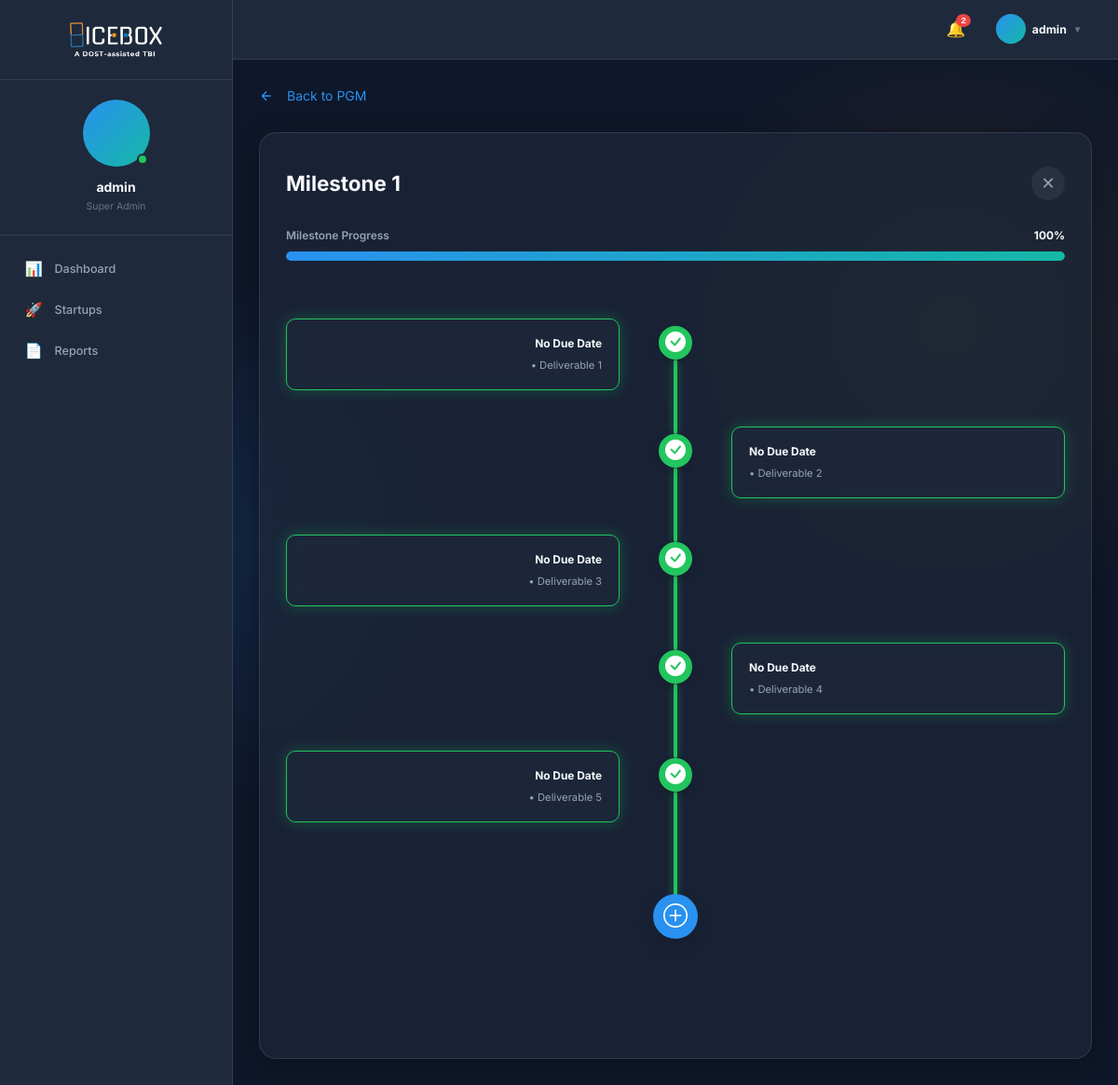
Screenshot of /startups/2/milestones/5/ (signed in) with the database file from the repository.
### incubator/models.py (models this page shows, shortened)
class User(AbstractUser):
    ROLE_CHOICES = (
        ('super_admin', 'Super Admin'),
        ('admin', 'Admin'),
        ('incubatee', 'Incubatee'),
    )
    role = models.CharField(max_length=20, choices=ROLE_CHOICES, default='incubatee')
    middle_name = models.CharField(max_length=100, blank=True, null=True)
    contact_number = models.CharField(max_length=20, blank=True, null=True)
    profile_picture = models.ImageField(upload_to='profile_pictures/', blank=True, null=True)
    created_by = models.ForeignKey('self', on_delete=models.SET_NULL, null=True, blank=True)

class Startup(models.Model):
    name = models.CharField(max_length=200)
    description = models.TextField(blank=True, null=True)
    logo = models.ImageField(upload_to='startup_logos/', blank=True, null=True)
    owner = models.ForeignKey(User, on_delete=models.CASCADE, related_name='owned_startups')
    email = models.EmailField(max_length=120, blank=True, null=True)
    contact_number = models.CharField(max_length=20, blank=True, null=True)
    created_at = models.DateTimeField(default=timezone.now)
    cohort = models.ForeignKey(Cohort, on_delete=models.SET_NULL, null=True, blank=True, related_name='startups')
    members = models.ManyToManyField(User, through='StartupMember', related_name='startups')

class Milestone(models.Model):
    STATUS_CHOICES = (
        ('not-yet', 'Not Yet'),
        ('pending', 'Pending'),
        ('completed', 'Completed'),
    )
    startup = models.ForeignKey(Startup, on_delete=models.CASCADE, related_name='milestones')
    milestone_progress = models.IntegerField(blank=True, null=True) # Could be an index
    title = models.CharField(max_length=200, blank=True, null=True)
    description = models.TextField(blank=True, null=True)
    status = models.CharField(max_length=20, choices=STATUS_CHOICES, default='not-yet')
    due_date = models.DateField(blank=True, null=True)
    completed_at = models.DateTimeField(blank=True, null=True)
    def is_locked(self):
        if self.milestone_progress == 1:
            return False  # First milestone is never locked
    @property
    def progress_percentage(self):
        total = self.deliverables.count()
        if total == 0:
            return 0
        completed = self.deliverables.filter(status='approved').count()
        return int((completed / total) * 100)

class Deliverable(models.Model):
    STATUS_CHOICES = (
        ('pending', 'Pending'),
        ('submitted', 'Submitted'),
        ('approved', 'Approved'),
        ('rejected', 'Rejected'),
    )
    milestone = models.ForeignKey(Milestone, on_delete=models.CASCADE, related_name='deliverables')
    template = models.ForeignKey('DeliverableTemplate', on_delete=models.SET_NULL, null=True, blank=True)
    name = models.CharField(max_length=200)
    due_date = models.DateField(blank=True, null=True)
    requirements = models.TextField(blank=True, null=True)
    status = models.CharField(max_length=20, choices=STATUS_CHOICES, default='pending')
    uploaded_at = models.DateTimeField(default=timezone.now)

### incubator/views.py (the view)
# urls.py: path('startups/<int:startup_id>/milestones/<int:milestone_id>/', views.view_milestone, name='view_milestone'),
@login_required
def view_milestone(request, startup_id, milestone_id):
    startup = get_object_or_404(Startup, id=startup_id)
    milestone = get_object_or_404(Milestone, id=milestone_id, startup=startup)
    deliverables = milestone.deliverables.all().order_by('id')
    is_locked = milestone.is_locked()
    if is_locked and request.user.role not in ['admin', 'super_admin']:
        messages.error(request, f'This milestone is locked. Complete the previous milestone first.')
        return redirect('view_startup', startup_id=startup_id)
    deliverables_data = []
    for d in deliverables:
        rls_dict = {rl.name: {'incubatee': rl.incubatee_level, 'admin': rl.admin_level} for rl in d.readiness_levels.all()}
        comments = [{'user': c.user.username, 'content': c.content, 'date': c.created_at.strftime("%b %d, %Y %H:%M")} for c in d.comments.order_by('-created_at')]
        admin_files = [{'id': f.id, 'url': f.file.url if f.file else f.link_url, 'name': f.file.name.split('/')[-1] if f.file else (f.link_title or f.link_url)} for f in d.files.filter(uploaded_by_role='admin') if f.file or f.link_url]
        incubatee_files = [{'id': f.id, 'url': f.file.url if f.file else f.link_url, 'name': f.file.name.split('/')[-1] if f.file else (f.link_title or f.link_url), 'is_text': bool(f.text_content), 'text_content': f.text_content} for f in d.files.filter(uploaded_by_role='incubatee') if f.file or f.link_url or f.text_content]
        global_template_data = None
        if d.template and d.template.admin_file:
            global_template_data = {
                'url': d.template.admin_file.url,
                'name': d.template.admin_file.name.split('/')[-1],
                'type': 'file'
            }
        elif d.template and d.template.admin_link:
            global_template_data = {
                'url': d.template.admin_link,
                'name': d.template.admin_link_title or get_link_title_safe(d.template.admin_link) or d.template.admin_link,
                'type': 'link'
            }
        deliverables_data.append({
            'obj': d,
            'rls_json': json.dumps(rls_dict),
            'comments_json': json.dumps(comments),
            'admin_files_json': json.dumps(admin_files),
            'incubatee_files_json': json.dumps(incubatee_files),
            'global_template_file_json': json.dumps(global_template_data) if global_template_data else "null"
        })
    rl_templates_db = RLTemplate.objects.all().prefetch_related('levels').order_by('id')
    rl_data = {}
    for rlt in rl_templates_db:
        rl_data[rlt.name] = {}
        for lvl in rlt.levels.all():
            rl_data[rlt.name][str(lvl.level)] = {
                'description': lvl.description
            }
    context = {
        'startup': startup,
        'milestone': milestone,
        'deliverables_data': deliverables_data,
        'is_locked': is_locked,
        'rl_templates': rl_templates_db,
        'rl_data_json': json.dumps(rl_data),
    }
    return render(request, 'startups/view_milestone.html', context)

### templates/startups/view_milestone.html (shortened to what this page needs)
{% extends 'base.html' %}
{% load static %}
{% block content %}
<div class="mb-lg">
    <a href="{% url 'view_startup' startup.id %}" class="text-accent hover:underline flex items-center gap-sm">
        <svg width="16" height="16" viewBox="0 0 24 24" fill="none" stroke="currentColor" stroke-width="2">
            <path d="M19 12H5M12 19l-7-7 7-7" />
        </svg>
        Back to {{ startup.name }}
    </a>
</div>
<div class="timeline-container">
    <div class="timeline-header">
        <h1>{{ milestone.title }}</h1>
        <button class="close-btn" onclick="window.history.back()">✕</button>
    </div>
    <div style="margin-bottom: 40px;">
        <div style="display: flex; justify-content: space-between; margin-bottom: 8px;">
            <span style="font-size: 0.85rem; font-weight: 600; color: var(--text-secondary);">Milestone Progress</span>
            <span style="font-size: 0.85rem; font-weight: bold; color: var(--text-primary);">{{ milestone.progress_percentage }}%</span>
        </div>
        <div style="width: 100%; height: 10px; background: var(--border-color); border-radius: 6px; overflow: hidden;">
            <div style="height: 100%; width: {{ milestone.progress_percentage }}%; background: linear-gradient(90deg, var(--accent-color), var(--brand-teal)); border-radius: 6px; transition: width 1s ease-in-out;"></div>
        </div>
    </div>
    <div class="timeline">
        <div class="timeline">
            {% for d in deliverables_data %}
            <div class="timeline-item" data-id="{{ d.obj.id }}" data-name="{{ d.obj.name }}"
                data-status="{{ d.obj.status }}" data-reqs="{{ d.obj.requirements|escapejs }}"
                data-due="{{ d.obj.due_date|date:'Y-m-d'|default:'' }}" data-admin-files="{{ d.admin_files_json }}"
                data-incubatee-files="{{ d.incubatee_files_json }}" data-rls="{{ d.rls_json }}"
                data-global-template="{{ d.global_template_file_json }}"
                data-comments="{{ d.comments_json }}" onclick="window.location.href='{% url 'edit_deliverable_page' d.obj.id %}'"
                style="cursor: pointer;">
                {% if not forloop.last %}
                <div class="timeline-line {% if d.obj.status == 'approved' %}completed{% endif %}"></div>
                {% else %}
                    {% if user.role in "admin,super_admin" and not is_locked %}
                    <div class="timeline-line {% if d.obj.status == 'approved' %}completed{% endif %}" style="height: calc(100% + 40px);"></div>
                    {% endif %}
                {% endif %}
                <div class="timeline-dot {% if d.obj.status == 'approved' %}completed{% elif d.obj.status == 'submitted' %}pending{% elif d.obj.status == 'rejected' %}rejected{% else %}not-started{% endif %}">
                    {% if d.obj.status == 'approved' %}
                    <i class="bi bi-check-circle-fill"></i>
                    {% elif d.obj.status == 'submitted' %}
                    <i class="bi bi-clock-fill"></i>
                    {% elif d.obj.status == 'rejected' %}
                    <i class="bi bi-arrow-counterclockwise"></i>
                    {% else %}
                    <i class="bi bi-clock"></i>
                    {% endif %}
                </div>
                <div class="timeline-content" style="transition: all 0.3s ease; {% if d.obj.status == 'approved' %}border: 1px solid var(--success-color); box-shadow: 0 0 15px rgba(34,197,94,0.3);{% endif %}">
                    <div class="timeline-date">
                        {% if d.obj.due_date %}
                        {{ d.obj.due_date|date:"M d, Y" }}
                        {% else %}
                        No Due Date
                        {% endif %}
                    </div>
                    <p class="timeline-name">• {{ d.obj.name }}</p>
                </div>
            </div>
            {% endfor %}
            {% if user.role in "admin,super_admin" and not is_locked %}
            <div style="position:relative; width: 100%; height: 100px;">
                <button type="button" class="add-deliverable-btn" title="Add Custom Deliverable" onclick="document.getElementById('addCustomDeliverableModal').style.display='flex'">
                    <i class="bi bi-plus-circle"></i>
                </button>
            </div>
            {% endif %}
        </div>
    </div>
        {% endblock %}

### templates/base.html (shortened to what this page needs)
{% load static %}
<!DOCTYPE html>
<html lang="en">
<head>
    <link rel="stylesheet" href="https://cdn.jsdelivr.net/npm/bootstrap-icons@1.11.3/font/bootstrap-icons.min.css">
    <link rel="stylesheet" href="{% static 'css/main.css' %}">
</head>
<body>
    {% if user.is_authenticated %}
    <div class="app-layout">
        <aside class="sidebar">
            <div class="sidebar-logo">
                <a href="{% url 'dashboard' %}">
                    <img src="{% static 'img/logo-dark-mode.png' %}" alt="Icebox Logo" class="logo-dark">
                </a>
            </div>
            <div class="sidebar-profile">
                {% if user.profile_picture %}
                    <img src="{{ user.profile_picture.url }}" alt="{{ user.username }}" class="sidebar-avatar" style="object-fit: cover;">
                {% else %}
                    <div class="sidebar-avatar">
                    </div>
                {% endif %}
                <div class="sidebar-username">{{ user.get_full_name|default:user.username }}</div>
                <div class="sidebar-role">{{ user.get_role_display }}</div>
            </div>
            <nav class="sidebar-nav">
                <a href="{% url 'dashboard' %}"
                    class="sidebar-link {% if request.resolver_match.url_name == 'dashboard' %}active{% endif %}">
                    <span class="sidebar-icon">📊</span> Dashboard
                </a>
                {% if user.role == 'admin' or user.role == 'super_admin' %}
                <a href="{% url 'startups_list' %}"
                    class="sidebar-link {% if request.resolver_match.url_name == 'startups_list' or request.resolver_match.url_name == 'add_startup' %}active{% endif %}">
                    <span class="sidebar-icon">🚀</span> Startups
                </a>
                <a href="{% url 'reports' %}"
                    class="sidebar-link {% if 'report' in request.resolver_match.url_name %}active{% endif %}">
                    <span class="sidebar-icon">📄</span> Reports
                </a>
                {% endif %}
            </nav>
        </aside>
        <div class="main-content">
            <div class="topbar">
                <div style="position: relative;">
                    <button id="notification-toggle" class="nav-icon" aria-label="Notifications">
                        🔔
                        {% if unread_notifications_count > 0 %}
                        <span class="badge">{{ unread_notifications_count }}</span>
                        {% endif %}
                    </button>
                </div>
                <div class="topbar-user" id="user-menu-toggle">
                    {% if user.profile_picture %}
                    <img src="{{ user.profile_picture.url }}" alt="{{ user.username }}" class="topbar-user-avatar"
                        style="object-fit: cover;">
                    {% else %}
                    <div class="topbar-user-avatar">
                    </div>
                    {% endif %}
                    <span class="text-sm font-bold" style="color: var(--text-primary);">{{ user.username }}</span>
                    <span style="font-size: 0.7rem; color: var(--text-tertiary);">▼</span>
                </div>
            </div>
            <div class="main-body">
                {% endif %}
                {% block content %}
                {% endblock %}
                {% if user.is_authenticated %}
        </div>
    </div>
    {% endif %}
</body>
</html>

### rows the page displays
User: get_full_name "admin", role "Super Admin", username "admin"
Startup: name "PGM"
Milestone: title "Milestone 1", progress_percentage "100"
Deliverable: status "approved" (drawn), shows "No Due Date", obj.name "Deliverable 1"
Deliverable: status "approved" (drawn), shows "No Due Date", obj.name "Deliverable 2"
Deliverable: status "approved" (drawn), shows "No Due Date", obj.name "Deliverable 3"
Deliverable: status "approved" (drawn), shows "No Due Date", obj.name "Deliverable 4"
Deliverable: status "approved" (drawn), shows "No Due Date", obj.name "Deliverable 5"

### other values shown
{{ unread_notifications_count }} "2"
